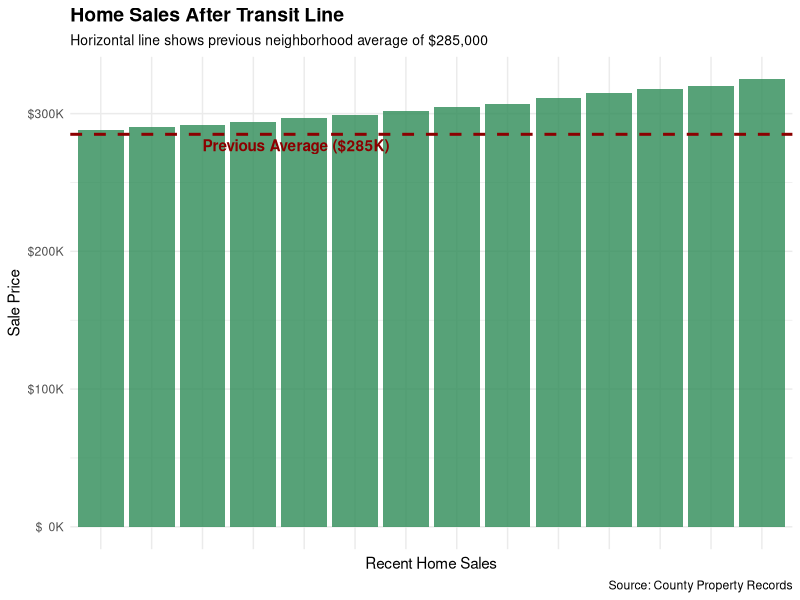

Generate this figure with R:
## ---- chunk 1
knitr::opts_chunk$set(echo = TRUE)
options(scipen=999)
library(tidyverse)
#scipen = 999 is turning off scientific notation
## ---- chunk 2
# Known information about home values before the transit line
prior_mean <- 285000  # average home value
prior_sd <- 32000     # standard deviation

# Home sale prices after the transit line opened (14 homes)
new_prices <- c(297000, 305000, 292000, 318000, 290000, 311000, 299000, 
                325000, 302000, 288000, 307000, 315000, 320000, 294000)
#list (r calls it a vector)

# Create a journalist-friendly dataset
home_data <- tibble(
  sale_id = 1:14,
  sale_price = new_prices
)
#dataframe!!

# View the data
home_data
## ---- chunk 3
# Calculate statistics on the new home price data
new_stats <- home_data |> 
  summarise(
    mean = mean(sale_price),
    sd = sd(sale_price),
    n = n(), #how many there area
    min = min(sale_price),
    max = max(sale_price)
  )

new_stats
#turning individual data into aggregate data 
#new mean = 304.5K 
#old mean = 285k 
#SD = 12k ish so most sales come within standard deviation 
## ---- chunk 4
# Function to format currency values
dollar_format <- function(x) {
  paste0("$", format(x/1000, big.mark=","), "K")
}

# Create a visualization of home prices with reference to previous average
ggplot(home_data, aes(x = reorder(sale_id, sale_price), y = sale_price)) +
  geom_col(fill = "seagreen", alpha = 0.8) +
  geom_hline(yintercept = prior_mean, color = "darkred", size = 1, linetype = "dashed") +
  annotate("text", x = 3, y = prior_mean - 8000, 
           label = "Previous Average ($285K)", hjust = 0, fontface = "bold", color = "darkred") +
  scale_y_continuous(labels = dollar_format) +
  labs(
    title = "Home Sales After Transit Line",
    subtitle = "Horizontal line shows previous neighborhood average of $285,000",
    x = "Recent Home Sales",
    y = "Sale Price",
    caption = "Source: County Property Records"
  ) +
  theme_minimal() +
  theme(
    plot.title = element_text(face = "bold", size = 14),
    plot.subtitle = element_text(size = 10),
    axis.text.x = element_blank(),
    axis.ticks.x = element_blank()
  )
#every new home sale is above previous average --> looks like prices have def gone up 
## ---- chunk 5
#SOMETIMES THINGS JUST HAPPEN. exhibit a: umd basketball in 2025 march madness. 
#Is it random chance that all these houses can go up by chance? 
#here, you're testing the null hypothesis: that the transit line has not increased home values
#mostly, we're ruling one thing out. If we can rule out that the transit line has Not increased home values, we kinda have to accept that the line Has increase home values 
#T Test -- either test 1 or 2 things. we're testing line's effect on home values 

# Perform a one-sample t-test
# Since we want to know if home values increased, we use a one-sided test (alternative = "greater")
t_test_result <- t.test(
  home_data$sale_price,
  mu = prior_mean,
  alternative = "greater"
)
#take sale prices and compare them to prior mean 

# Display the results
t_test_result

#df = degrees of freedom = number of actual rows in dataframe -1. means 'how many possible variations there are, how complicated it can get' we want lots of data 
#p value = probability that what we're seeing is in fact random chance. if it's really low, we can say this isn't random. 
#0.05 is the standard that people use for p values (magic line we've all agreed on)
#our p value is low as hell 
#confidence interval: high degree of confidence that the true mean is somewhere around here 
## ---- chunk 6
# Extract the p-value
p_value <- t_test_result$p.value

# Calculate the 95% confidence interval
ci <- t.test(home_data$sale_price)$conf.int

#19 times out of 20 this can happen 

# Format and display the confidence interval in a readable way
ci_formatted <- tibble(
  `Lower bound` = dollar_format(ci[1]),
  `Upper bound` = dollar_format(ci[2]),
  `Confidence level` = "95%"
)

# Display as a nice table
ci_formatted

# Set our significance level
alpha <- 0.05
#baseline p value

# Compare and make a decision
if(p_value < alpha) {
  conclusion <- "The data provides statistical evidence supporting the claim that the transit line has increased home values."
} else {
  conclusion <- "The data does not provide strong statistical evidence that the transit line has increased home values."
}

# Create a tibble to display the key statistics for your story
story_stats <- tibble(
  `Previous average` = dollar_format(prior_mean),
  `New average` = dollar_format(mean(new_prices)),
  `Increase` = dollar_format(mean(new_prices) - prior_mean),
  `Percent change` = paste0(round(((mean(new_prices) - prior_mean) / prior_mean) * 100, 1), "%"),
  `p-value` = p_value,
  `Statistically significant?` = if_else(p_value < alpha, "Yes", "No")
)

# Display the key statistics
story_stats

print(conclusion)

#THIS DOESN'T PROVE THAT THE TRANSIT LINE IS THE REASON, BUT WE CAN RULE OUT THE NULL HYPOTHESIS. WE CAN SAY THERE SEEMS TO BE SOME RELATIONSHIP THERE. WE CAN'T PROVE THIS, WE CAN ONLY REJECT THE OPPOSITE. 

#statistical significance = we can prove that this thing didn't happen. This drug didn't not prevent this disease. We can reject the claim that this drug wasn't effective. 

